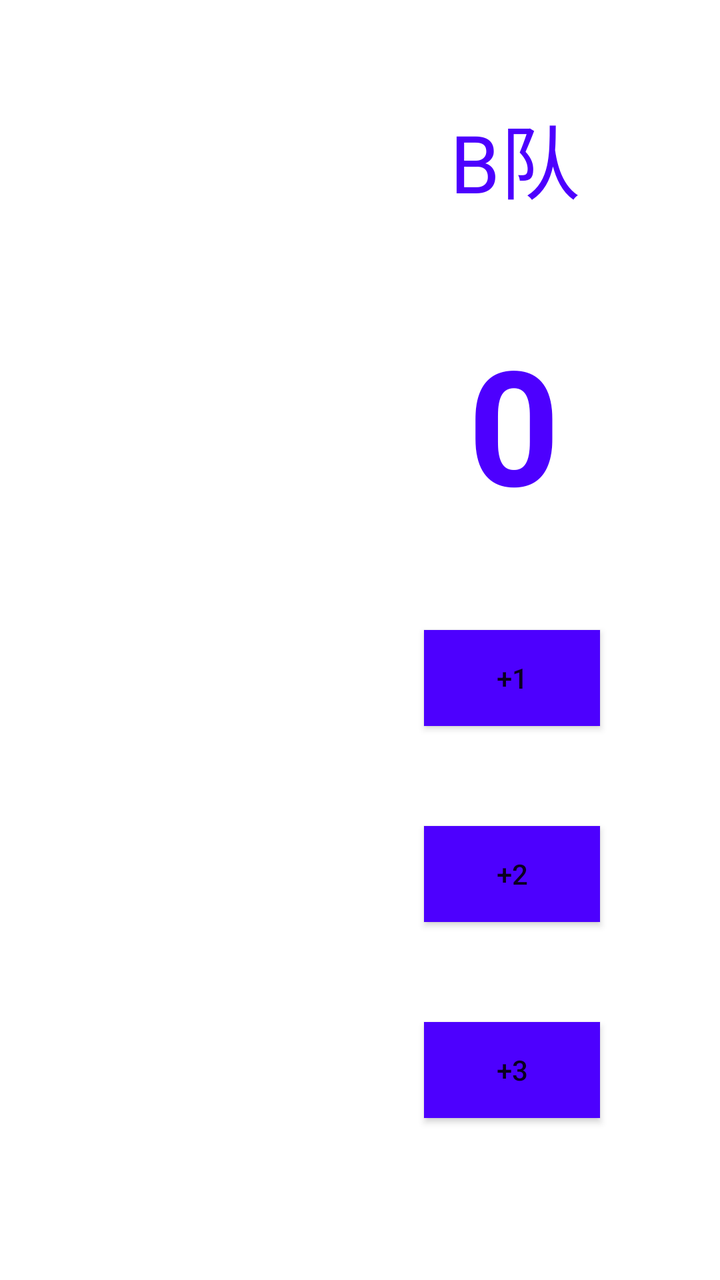
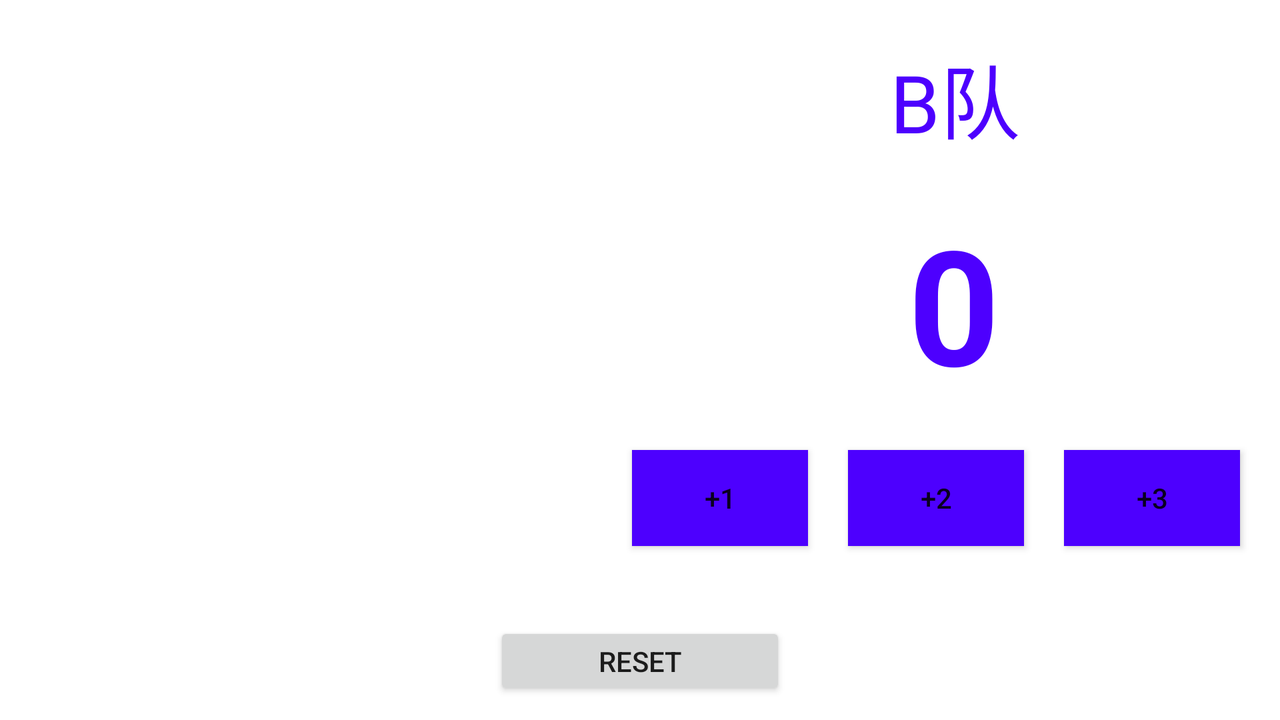

Two renders of one Android screen. The first uses the default layout on a phone; the second uses the alternative layout the repository ships for a different screen configuration, on a matching device. The two XML files are below.
<!-- AndroidManifest.xml: application theme Theme.Basketballscorer -->
<!-- res/layout/activity_main.xml -->
<?xml version="1.0" encoding="utf-8"?>
<androidx.constraintlayout.widget.ConstraintLayout xmlns:android="http://schemas.android.com/apk/res/android"
    xmlns:app="http://schemas.android.com/apk/res-auto"
    xmlns:tools="http://schemas.android.com/tools"
    android:layout_width="match_parent"
    android:layout_height="match_parent"
    tools:context=".MainActivity">


    <TextView
        android:id="@+id/textView"
        android:layout_width="wrap_content"
        android:layout_height="wrap_content"
        android:layout_marginStart="70dp"
        android:layout_marginTop="50dp"
        android:text="A队"
        android:textColor="#F44336"
        android:textSize="40sp"
        android:textStyle="bold"
        app:layout_constraintStart_toStartOf="parent"
        app:layout_constraintTop_toTopOf="@+id/guideline4" />

    <TextView
        android:id="@+id/textView2"
        android:layout_width="wrap_content"
        android:layout_height="wrap_content"
        android:layout_marginTop="50dp"
        android:layout_marginEnd="70dp"
        android:text="B队"
        android:textColor="#4D00FE"
        android:textSize="40sp"
        app:layout_constraintEnd_toEndOf="parent"
        app:layout_constraintTop_toTopOf="parent" />

    <androidx.constraintlayout.widget.Guideline
        android:id="@+id/guideline4"
        android:layout_width="wrap_content"
        android:layout_height="wrap_content"
        android:orientation="horizontal" />

    <TextView
        android:id="@+id/score_a"
        android:layout_width="wrap_content"
        android:layout_height="wrap_content"
        android:layout_marginStart="80dp"
        android:layout_marginTop="50dp"
        android:text="0"
        android:textColor="#F44336"
        android:textSize="80sp"
        android:textStyle="bold"
        app:layout_constraintStart_toStartOf="parent"
        app:layout_constraintTop_toBottomOf="@+id/textView" />

    <TextView
        android:id="@+id/score_b"
        android:layout_width="wrap_content"
        android:layout_height="wrap_content"
        android:layout_marginTop="50dp"
        android:layout_marginEnd="80dp"
        android:text="0"
        android:textColor="#4D00FE"
        android:textSize="80sp"
        android:textStyle="bold"
        app:layout_constraintEnd_toEndOf="parent"
        app:layout_constraintTop_toBottomOf="@+id/textView2" />

    <Button
        android:id="@+id/btna_1"
        android:layout_width="wrap_content"
        android:layout_height="wrap_content"
        android:layout_marginStart="60dp"
        android:layout_marginTop="50dp"
        android:background="#F44336"
        android:text="+1"
        android:textColor="#FFFFFF"
        app:layout_constraintStart_toStartOf="parent"
        app:layout_constraintTop_toBottomOf="@+id/score_a" />

    <Button
        android:id="@+id/btna_2"
        android:layout_width="wrap_content"
        android:layout_height="wrap_content"
        android:layout_marginStart="60dp"
        android:layout_marginTop="50dp"
        android:background="#F44336"
        android:text="+2"
        app:layout_constraintStart_toStartOf="parent"
        app:layout_constraintTop_toBottomOf="@+id/btna_1" />

    <Button
        android:id="@+id/btna_3"
        android:layout_width="wrap_content"
        android:layout_height="wrap_content"
        android:layout_marginStart="60dp"
        android:layout_marginTop="50dp"
        android:background="#F44336"
        android:text="+3"
        app:layout_constraintStart_toStartOf="parent"
        app:layout_constraintTop_toBottomOf="@+id/btna_2" />

    <Button
        android:id="@+id/btnb_1"
        android:layout_width="wrap_content"
        android:layout_height="wrap_content"
        android:layout_marginTop="50dp"
        android:layout_marginEnd="60dp"
        android:background="#4D00FE"
        android:text="+1"
        app:layout_constraintEnd_toEndOf="parent"
        app:layout_constraintTop_toBottomOf="@+id/score_b" />

    <Button
        android:id="@+id/btnb_2"
        android:layout_width="wrap_content"
        android:layout_height="wrap_content"
        android:layout_marginTop="50dp"
        android:layout_marginEnd="60dp"
        android:background="#4D00FE"
        android:text="+2"
        app:layout_constraintEnd_toEndOf="parent"
        app:layout_constraintTop_toBottomOf="@+id/btnb_1" />

    <Button
        android:id="@+id/btnb_3"
        android:layout_width="wrap_content"
        android:layout_height="wrap_content"
        android:layout_marginTop="50dp"
        android:layout_marginEnd="60dp"
        android:background="#4D00FE"
        android:text="+3"
        app:layout_constraintEnd_toEndOf="parent"
        app:layout_constraintTop_toBottomOf="@+id/btnb_2" />

</androidx.constraintlayout.widget.ConstraintLayout>
<!-- resources referenced by this layout -->
<resources>
  <style name="Theme.Basketballscorer" parent="Theme.MaterialComponents.DayNight.DarkActionBar">
          
          <item name="colorPrimary">@color/purple_500</item>
          <item name="colorPrimaryVariant">@color/purple_700</item>
          <item name="colorOnPrimary">@color/white</item>
          
          <item name="colorSecondary">@color/teal_200</item>
          <item name="colorSecondaryVariant">@color/teal_700</item>
          <item name="colorOnSecondary">@color/black</item>
          
          <item name="android:statusBarColor" tools:targetApi="l">?attr/colorPrimaryVariant</item>
          
      </style>
</resources>
<!-- res/layout-land/activity_main.xml (the author's variant of the layout above) -->
<!-- drawn on the phone turned sideways -->
<?xml version="1.0" encoding="utf-8"?>
<androidx.constraintlayout.widget.ConstraintLayout xmlns:android="http://schemas.android.com/apk/res/android"
    xmlns:app="http://schemas.android.com/apk/res-auto"
    xmlns:tools="http://schemas.android.com/tools"
    android:layout_width="match_parent"
    android:layout_height="match_parent"
    tools:context=".MainActivity">


    <TextView
        android:id="@+id/textView"
        android:layout_width="wrap_content"
        android:layout_height="wrap_content"
        android:layout_marginStart="130dp"
        android:layout_marginTop="20dp"
        android:text="A队"
        android:textColor="#F44336"
        android:textSize="40sp"
        android:textStyle="bold"
        app:layout_constraintStart_toStartOf="parent"
        app:layout_constraintTop_toTopOf="@+id/guideline4" />

    <TextView
        android:id="@+id/textView2"
        android:layout_width="wrap_content"
        android:layout_height="wrap_content"
        android:layout_marginTop="20dp"
        android:layout_marginEnd="130dp"
        android:text="B队"
        android:textColor="#4D00FE"
        android:textSize="40sp"
        app:layout_constraintEnd_toEndOf="parent"
        app:layout_constraintTop_toTopOf="parent" />

    <androidx.constraintlayout.widget.Guideline
        android:id="@+id/guideline4"
        android:layout_width="wrap_content"
        android:layout_height="wrap_content"
        android:orientation="horizontal" />

    <TextView
        android:id="@+id/score_a"
        android:layout_width="wrap_content"
        android:layout_height="wrap_content"
        android:layout_marginStart="140dp"
        android:layout_marginTop="20dp"
        android:text="0"
        android:textColor="#F44336"
        android:textSize="80sp"
        android:textStyle="bold"
        app:layout_constraintStart_toStartOf="parent"
        app:layout_constraintTop_toBottomOf="@+id/textView" />

    <TextView
        android:id="@+id/score_b"
        android:layout_width="wrap_content"
        android:layout_height="wrap_content"
        android:layout_marginTop="20dp"
        android:layout_marginEnd="140dp"
        android:text="0"
        android:textColor="#4D00FE"
        android:textSize="80sp"
        android:textStyle="bold"
        app:layout_constraintEnd_toEndOf="parent"
        app:layout_constraintTop_toBottomOf="@+id/textView2" />

    <Button
        android:id="@+id/btna_1"
        android:layout_width="wrap_content"
        android:layout_height="wrap_content"
        android:layout_marginStart="20dp"
        android:layout_marginTop="20dp"
        android:background="#F44336"
        android:text="+1"
        android:textColor="#FFFFFF"
        app:layout_constraintStart_toStartOf="parent"
        app:layout_constraintTop_toBottomOf="@+id/score_a" />

    <Button
        android:id="@+id/btna_2"
        android:layout_width="wrap_content"
        android:layout_height="wrap_content"
        android:layout_marginStart="20dp"
        android:layout_marginTop="20dp"
        android:background="#F44336"
        android:text="+2"
        app:layout_constraintStart_toEndOf="@+id/btna_1"
        app:layout_constraintTop_toBottomOf="@+id/score_a" />

    <Button
        android:id="@+id/btna_3"
        android:layout_width="88dp"
        android:layout_height="52dp"
        android:layout_marginStart="20dp"
        android:layout_marginTop="20dp"
        android:background="#F44336"
        android:text="+3"
        app:layout_constraintStart_toEndOf="@+id/btna_2"
        app:layout_constraintTop_toBottomOf="@+id/score_a" />

    <Button
        android:id="@+id/btnb_1"
        android:layout_width="wrap_content"
        android:layout_height="wrap_content"
        android:layout_marginTop="20dp"
        android:layout_marginEnd="20dp"
        android:background="#4D00FE"
        android:text="+1"
        app:layout_constraintEnd_toStartOf="@+id/btnb_2"
        app:layout_constraintTop_toBottomOf="@+id/score_b" />

    <Button
        android:id="@+id/btnb_2"
        android:layout_width="wrap_content"
        android:layout_height="wrap_content"
        android:layout_marginTop="20dp"
        android:layout_marginEnd="20dp"
        android:background="#4D00FE"
        android:text="+2"
        app:layout_constraintEnd_toStartOf="@+id/btnb_3"
        app:layout_constraintTop_toBottomOf="@+id/score_b" />

    <Button
        android:id="@+id/btnb_3"
        android:layout_width="wrap_content"
        android:layout_height="wrap_content"
        android:layout_marginTop="20dp"
        android:layout_marginEnd="20dp"
        android:background="#4D00FE"
        android:text="+3"
        app:layout_constraintEnd_toEndOf="parent"
        app:layout_constraintTop_toBottomOf="@+id/score_b" />

    <Button
        android:id="@+id/button2"
        android:layout_width="146dp"
        android:layout_height="39dp"
        android:layout_marginBottom="10dp"
        android:text="reset"
        app:layout_constraintBottom_toBottomOf="parent"
        app:layout_constraintEnd_toEndOf="parent"
        app:layout_constraintStart_toStartOf="parent" />

</androidx.constraintlayout.widget.ConstraintLayout>
